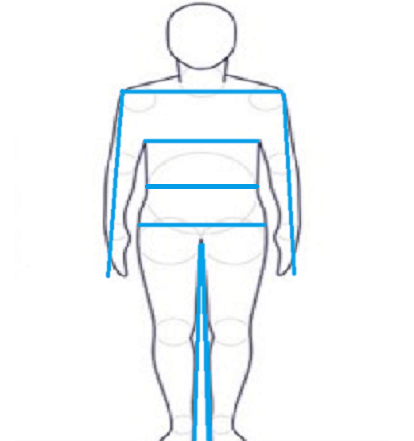
#> input picture bene2.png, 414 x 441 px
$ python -i Read_HData.py   (imports and definitions only)
#> lines starting #> are read from the running program, lines starting #| are printed output that depends on the picture; after the words box and inside, x2 and y2 are one past the last pixel; in counts of white or black regions, pixels touching at a corner belong together
import cv2
import numpy as np
import matplotlib.pyplot as plt
import pytesseract


def HData(path):
#> called with path = 'bene2.png'
    plt.style.use('dark_background')
    pytesseract.pytesseract.tesseract_cmd = r'C:\\Program Files\\Tesseract-OCR\\tesseract.exe'
    img = cv2.imread(path)  # 이미지 읽기
#> img is the input picture: shape (441, 414, 3); mean B, G, R 249.1, 246.5, 242.1
    img_ori = np.copy(img)  # image 복사

    #  BGR 제한 값 설정
    blue_threshold = 200
    green_threshold = 200
    red_threshold = 200
    bgr_threshold = [blue_threshold, green_threshold, red_threshold]

    # BGR 제한 값보다 작으면 검은색으로
    thresholds = (img[:, :, 0] < bgr_threshold[0]) | (img[:, :, 1] < bgr_threshold[1]) | (img[:, :, 2] < bgr_threshold[2])
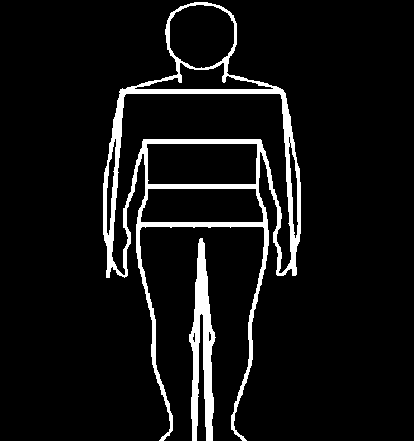
#> thresholds: shape (441, 414) bool; 7.1% white; 2 white regions, box (x1, y1, x2, y2) and area: (103, 2, 301, 441) 10187, (189, 238, 216, 441) 2736
    img_ori[thresholds] = [0, 0, 0]
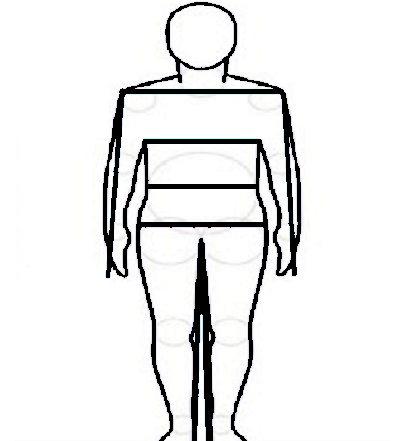
#> img_ori: shape (441, 414, 3); 7.08% of pixels changed, all inside (x1, y1, x2, y2) = (103, 2, 301, 441)

    height, width, channel = img_ori.shape
#> height = 441; width = 414; channel = 3

    # plt.figure(figsize=(12, 10))
    # plt.imshow(img_ori, cmap='gray')

    # Convert Image to Grayscale

    gray = ~cv2.cvtColor(img_ori, cv2.COLOR_BGR2GRAY)
    # plt.figure(figsize=(12, 10))
    # plt.imshow(gray, cmap='gray')

    # Maximize Contrast (Optional)

    structuringElement = cv2.getStructuringElement(cv2.MORPH_RECT, (3, 3))

    imgTopHat = cv2.morphologyEx(gray, cv2.MORPH_TOPHAT, structuringElement)
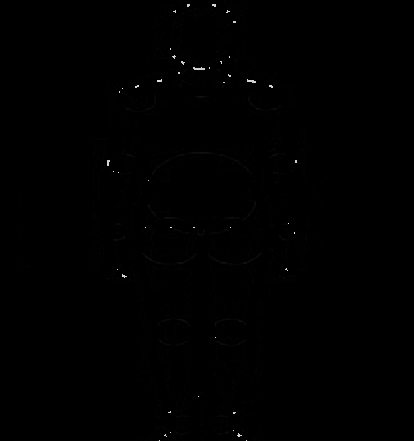
#> imgTopHat: shape (441, 414); min 0, max 229, mean 0.4
    imgBlackHat = cv2.morphologyEx(gray, cv2.MORPH_BLACKHAT, structuringElement)

    imgGrayscalePlusTopHat = cv2.add(gray, imgTopHat)
    gray = cv2.subtract(imgGrayscalePlusTopHat, imgBlackHat)

    #  Adaptive Thresholding

    img_blurred = cv2.GaussianBlur(gray, ksize=(5, 5), sigmaX=0)
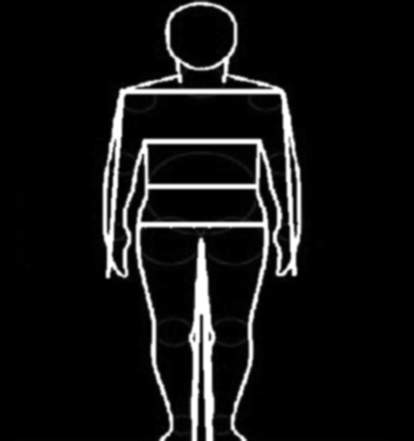
#> img_blurred: shape (441, 414); min 0, max 255, mean 19.6

    img_thresh = cv2.adaptiveThreshold(
        img_blurred,
        maxValue=255.0,
        adaptiveMethod=cv2.ADAPTIVE_THRESH_GAUSSIAN_C,
        thresholdType=cv2.THRESH_BINARY_INV,
        blockSize=19,
        C=9
    )
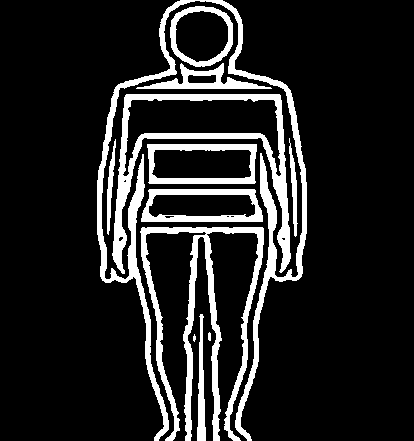
#> img_thresh: shape (441, 414); 13.9% white; 12 white regions (1 under 20 px)

    # Find Contours

    contours, _ = cv2.findContours(
        img_thresh,
        mode=cv2.RETR_LIST,
        method=cv2.CHAIN_APPROX_SIMPLE
    )
#> contours = 23 contours, 7 with area under 20; largest, box (x1, y1, x2, y2) and area: (112, 94, 291, 274) 9859, (97, 0, 307, 441) 6498, (122, 98, 282, 177) 5651, (140, 227, 264, 441) 4674, (147, 144, 257, 184) 4138

    temp_result = np.zeros((height, width, channel), dtype=np.uint8)

#> (the run stopped early here; a loop or call above may not have finished)
